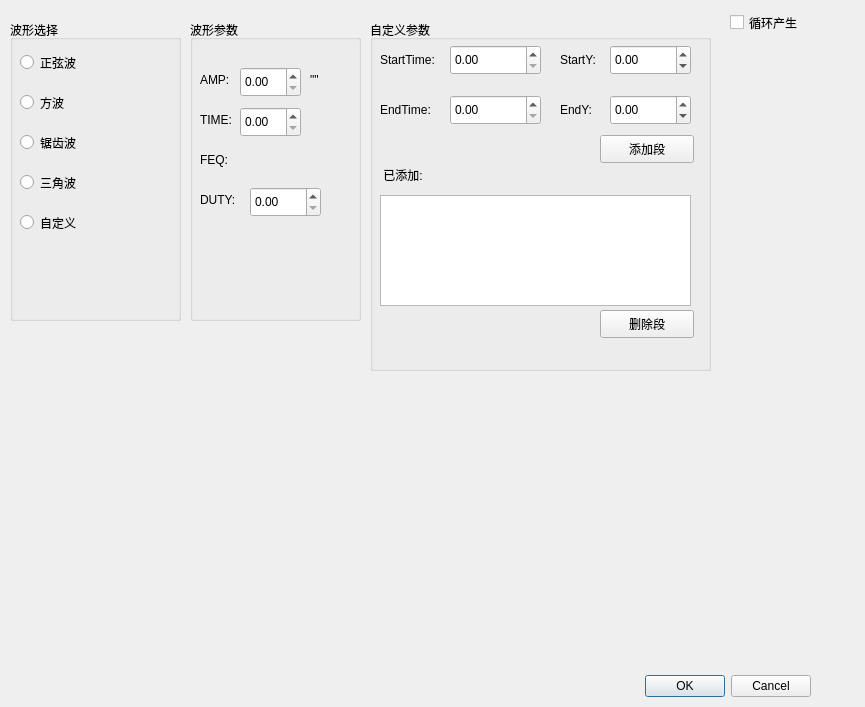
<?xml version="1.0" encoding="UTF-8"?>
<ui version="4.0">
 <class>DlgSetCh</class>
 <widget class="QDialog" name="DlgSetCh">
  <property name="geometry">
   <rect>
    <x>0</x>
    <y>0</y>
    <width>865</width>
    <height>707</height>
   </rect>
  </property>
  <property name="windowTitle">
   <string>Dialog</string>
  </property>
  <widget class="QDialogButtonBox" name="buttonBox">
   <property name="geometry">
    <rect>
     <x>470</x>
     <y>670</y>
     <width>341</width>
     <height>32</height>
    </rect>
   </property>
   <property name="orientation">
    <enum>Qt::Horizontal</enum>
   </property>
   <property name="standardButtons">
    <set>QDialogButtonBox::Cancel|QDialogButtonBox::Ok</set>
   </property>
  </widget>
  <widget class="QGroupBox" name="gbWave">
   <property name="geometry">
    <rect>
     <x>10</x>
     <y>20</y>
     <width>171</width>
     <height>301</height>
    </rect>
   </property>
   <property name="minimumSize">
    <size>
     <width>141</width>
     <height>0</height>
    </size>
   </property>
   <property name="styleSheet">
    <string notr="true"/>
   </property>
   <property name="title">
    <string>波形选择</string>
   </property>
   <widget class="QRadioButton" name="rbSin">
    <property name="geometry">
     <rect>
      <x>10</x>
      <y>30</y>
      <width>113</width>
      <height>25</height>
     </rect>
    </property>
    <property name="text">
     <string>正弦波</string>
    </property>
   </widget>
   <widget class="QRadioButton" name="rbSquare">
    <property name="geometry">
     <rect>
      <x>10</x>
      <y>70</y>
      <width>113</width>
      <height>25</height>
     </rect>
    </property>
    <property name="text">
     <string>方波</string>
    </property>
   </widget>
   <widget class="QRadioButton" name="rbSaw">
    <property name="geometry">
     <rect>
      <x>10</x>
      <y>110</y>
      <width>113</width>
      <height>25</height>
     </rect>
    </property>
    <property name="text">
     <string>锯齿波</string>
    </property>
   </widget>
   <widget class="QRadioButton" name="rbTri">
    <property name="geometry">
     <rect>
      <x>10</x>
      <y>150</y>
      <width>113</width>
      <height>25</height>
     </rect>
    </property>
    <property name="text">
     <string>三角波</string>
    </property>
   </widget>
   <widget class="QRadioButton" name="rbCus">
    <property name="geometry">
     <rect>
      <x>10</x>
      <y>190</y>
      <width>113</width>
      <height>25</height>
     </rect>
    </property>
    <property name="text">
     <string>自定义</string>
    </property>
   </widget>
   <zorder>rbSin</zorder>
   <zorder>rbSaw</zorder>
   <zorder>rbTri</zorder>
   <zorder>rbCus</zorder>
   <zorder>rbSquare</zorder>
  </widget>
  <widget class="QCheckBox" name="ckbloop">
   <property name="geometry">
    <rect>
     <x>730</x>
     <y>10</y>
     <width>97</width>
     <height>25</height>
    </rect>
   </property>
   <property name="styleSheet">
    <string notr="true">font: 75 11pt &quot;微软雅黑&quot;;</string>
   </property>
   <property name="text">
    <string>循环产生</string>
   </property>
  </widget>
  <widget class="QGroupBox" name="groupBox">
   <property name="geometry">
    <rect>
     <x>370</x>
     <y>20</y>
     <width>341</width>
     <height>351</height>
    </rect>
   </property>
   <property name="title">
    <string>自定义参数</string>
   </property>
   <widget class="QDoubleSpinBox" name="sbstartTime">
    <property name="geometry">
     <rect>
      <x>80</x>
      <y>25</y>
      <width>91</width>
      <height>30</height>
     </rect>
    </property>
    <property name="maximum">
     <double>65536.000000000000000</double>
    </property>
   </widget>
   <widget class="QLabel" name="lblStartTime">
    <property name="geometry">
     <rect>
      <x>10</x>
      <y>30</y>
      <width>71</width>
      <height>20</height>
     </rect>
    </property>
    <property name="text">
     <string>StartTime:</string>
    </property>
   </widget>
   <widget class="QDoubleSpinBox" name="sbEndTime">
    <property name="geometry">
     <rect>
      <x>80</x>
      <y>75</y>
      <width>91</width>
      <height>30</height>
     </rect>
    </property>
    <property name="maximum">
     <double>65536.000000000000000</double>
    </property>
   </widget>
   <widget class="QLabel" name="lblEndTime">
    <property name="geometry">
     <rect>
      <x>10</x>
      <y>80</y>
      <width>62</width>
      <height>20</height>
     </rect>
    </property>
    <property name="text">
     <string>EndTime:</string>
    </property>
   </widget>
   <widget class="QDoubleSpinBox" name="sbStartY">
    <property name="geometry">
     <rect>
      <x>240</x>
      <y>25</y>
      <width>81</width>
      <height>30</height>
     </rect>
    </property>
    <property name="minimum">
     <double>-1000.000000000000000</double>
    </property>
    <property name="maximum">
     <double>1000.000000000000000</double>
    </property>
   </widget>
   <widget class="QLabel" name="label">
    <property name="geometry">
     <rect>
      <x>190</x>
      <y>30</y>
      <width>62</width>
      <height>20</height>
     </rect>
    </property>
    <property name="text">
     <string>StartY:</string>
    </property>
   </widget>
   <widget class="QDoubleSpinBox" name="sbEndY">
    <property name="geometry">
     <rect>
      <x>240</x>
      <y>75</y>
      <width>81</width>
      <height>30</height>
     </rect>
    </property>
    <property name="minimum">
     <double>-1000.000000000000000</double>
    </property>
    <property name="maximum">
     <double>1000.000000000000000</double>
    </property>
   </widget>
   <widget class="QLabel" name="label_2">
    <property name="geometry">
     <rect>
      <x>190</x>
      <y>80</y>
      <width>62</width>
      <height>20</height>
     </rect>
    </property>
    <property name="text">
     <string>EndY:</string>
    </property>
   </widget>
   <widget class="QListWidget" name="lswcurv">
    <property name="geometry">
     <rect>
      <x>10</x>
      <y>175</y>
      <width>311</width>
      <height>111</height>
     </rect>
    </property>
   </widget>
   <widget class="QPushButton" name="btnConfirmSeg">
    <property name="geometry">
     <rect>
      <x>230</x>
      <y>115</y>
      <width>94</width>
      <height>28</height>
     </rect>
    </property>
    <property name="text">
     <string>添加段</string>
    </property>
   </widget>
   <widget class="QPushButton" name="btncurDel">
    <property name="geometry">
     <rect>
      <x>230</x>
      <y>290</y>
      <width>94</width>
      <height>28</height>
     </rect>
    </property>
    <property name="text">
     <string>删除段</string>
    </property>
   </widget>
   <widget class="QLabel" name="label_3">
    <property name="geometry">
     <rect>
      <x>10</x>
      <y>145</y>
      <width>62</width>
      <height>20</height>
     </rect>
    </property>
    <property name="text">
     <string> 已添加:</string>
    </property>
   </widget>
  </widget>
  <widget class="QGroupBox" name="gbPara">
   <property name="geometry">
    <rect>
     <x>190</x>
     <y>20</y>
     <width>171</width>
     <height>301</height>
    </rect>
   </property>
   <property name="styleSheet">
    <string notr="true"/>
   </property>
   <property name="title">
    <string>波形参数</string>
   </property>
   <widget class="QLabel" name="lbFEQ">
    <property name="geometry">
     <rect>
      <x>10</x>
      <y>130</y>
      <width>111</width>
      <height>20</height>
     </rect>
    </property>
    <property name="text">
     <string>FEQ:</string>
    </property>
   </widget>
   <widget class="QDoubleSpinBox" name="sbAMP">
    <property name="geometry">
     <rect>
      <x>50</x>
      <y>47</y>
      <width>61</width>
      <height>30</height>
     </rect>
    </property>
    <property name="maximum">
     <double>1024.000000000000000</double>
    </property>
   </widget>
   <widget class="QLabel" name="lbAMP">
    <property name="geometry">
     <rect>
      <x>10</x>
      <y>50</y>
      <width>40</width>
      <height>20</height>
     </rect>
    </property>
    <property name="text">
     <string>AMP:</string>
    </property>
   </widget>
   <widget class="QLabel" name="lbDUTY">
    <property name="geometry">
     <rect>
      <x>10</x>
      <y>170</y>
      <width>40</width>
      <height>20</height>
     </rect>
    </property>
    <property name="text">
     <string>DUTY:</string>
    </property>
   </widget>
   <widget class="QDoubleSpinBox" name="sbDUTY">
    <property name="geometry">
     <rect>
      <x>60</x>
      <y>167</y>
      <width>71</width>
      <height>30</height>
     </rect>
    </property>
    <property name="maximum">
     <double>100.000000000000000</double>
    </property>
   </widget>
   <widget class="QLabel" name="lbTIME">
    <property name="geometry">
     <rect>
      <x>10</x>
      <y>90</y>
      <width>40</width>
      <height>20</height>
     </rect>
    </property>
    <property name="text">
     <string>TIME:</string>
    </property>
   </widget>
   <widget class="QDoubleSpinBox" name="sbTIME">
    <property name="geometry">
     <rect>
      <x>50</x>
      <y>87</y>
      <width>61</width>
      <height>30</height>
     </rect>
    </property>
    <property name="maximum">
     <double>65536.000000000000000</double>
    </property>
   </widget>
   <widget class="QLabel" name="lbamp_end">
    <property name="geometry">
     <rect>
      <x>120</x>
      <y>50</y>
      <width>41</width>
      <height>20</height>
     </rect>
    </property>
    <property name="text">
     <string>&quot;&quot;</string>
    </property>
   </widget>
  </widget>
  <widget class="QwtPlot" name="qwtPlot">
   <property name="geometry">
    <rect>
     <x>10</x>
     <y>350</y>
     <width>811</width>
     <height>281</height>
    </rect>
   </property>
  </widget>
 </widget>
 <customwidgets>
  <customwidget>
   <class>QwtPlot</class>
   <extends>QFrame</extends>
   <header>qwt_plot.h</header>
  </customwidget>
 </customwidgets>
 <resources/>
 <connections>
  <connection>
   <sender>buttonBox</sender>
   <signal>accepted()</signal>
   <receiver>DlgSetCh</receiver>
   <slot>accept()</slot>
   <hints>
    <hint type="sourcelabel">
     <x>248</x>
     <y>254</y>
    </hint>
    <hint type="destinationlabel">
     <x>157</x>
     <y>274</y>
    </hint>
   </hints>
  </connection>
  <connection>
   <sender>buttonBox</sender>
   <signal>rejected()</signal>
   <receiver>DlgSetCh</receiver>
   <slot>reject()</slot>
   <hints>
    <hint type="sourcelabel">
     <x>316</x>
     <y>260</y>
    </hint>
    <hint type="destinationlabel">
     <x>286</x>
     <y>274</y>
    </hint>
   </hints>
  </connection>
 </connections>
</ui>
